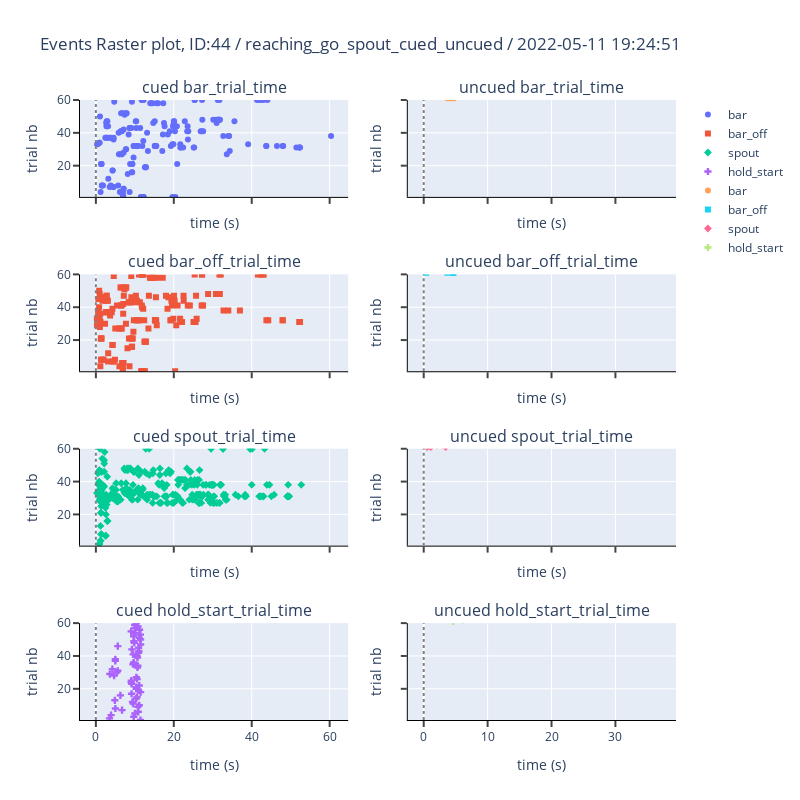
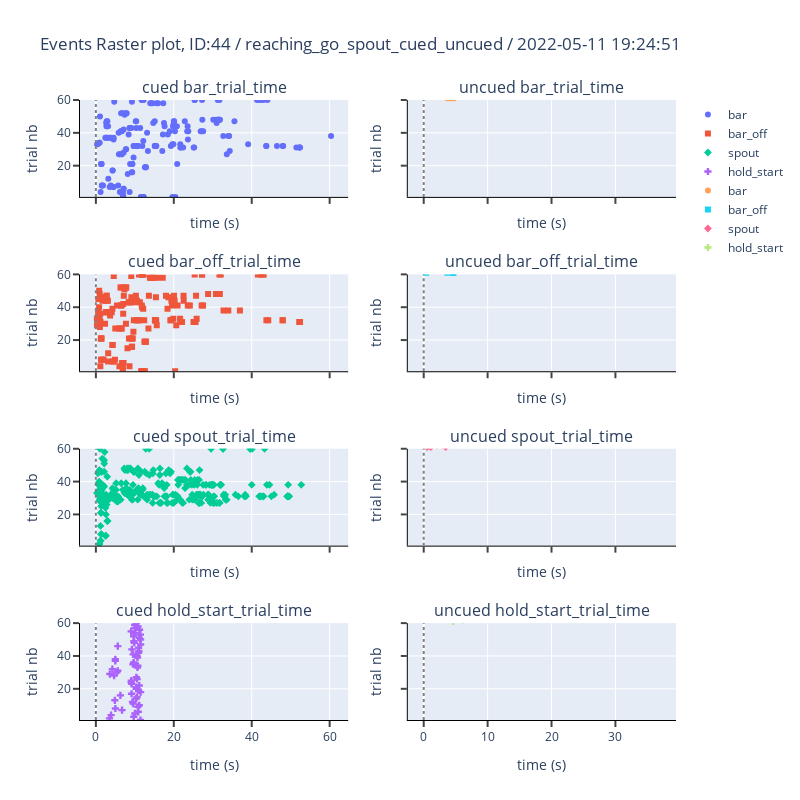

The cell these charts' notebook holds for them, in order:
### Code cell
session.plot_trials()

### Figure 1 — Plotly figure (JSON) as saved in the notebook; plotly's stock layout.template omitted (floating-point values rounded to 4 significant figures; data arrays with more than 128 entries replaced by an {"elided": "..."} marker saying what was removed)
{"data": [{"marker": {"symbol": "circle"}, "mode": "markers", "name": "bar", "type": "scatter", "x": {"elided": "184 float values"}, "xaxis": "x", "y": {"elided": "184 int values"}, "yaxis": "y"}, {"marker": {"symbol": "square"}, "mode": "markers", "name": "bar_off", "type": "scatter", "x": {"elided": "183 float values"}, "xaxis": "x3", "y": {"elided": "183 int values"}, "yaxis": "y3"}, {"marker": {"symbol": "diamond"}, "mode": "markers", "name": "spout", "type": "scatter", "x": {"elided": "286 float values"}, "xaxis": "x5", "y": {"elided": "286 int values"}, "yaxis": "y5"}, {"marker": {"symbol": "cross"}, "mode": "markers", "name": "hold_start", "type": "scatter", "x": [11.44, 3.504, 9.718, 3.903, 10.01, 10.88, 6.714, 5.004, 10.77, 11.14, 9.569, 9.391, 4.873, 10.35, 10.56, 6.297, 9.155, 11.49, 10.97, 10.36, 10.38, 11.13, 9.203, 9.06, 9.088, 10.58, 10.39, 4.674, 3.597, 5.389, 5.625, 4.235, 10.68, 10.79, 9.519, 9.712, 4.984, 4.995, 10.69, 10.59, 9.565, 10.98, 11.02, 9.243, 10.96, 5.625, 11.49, 9.863, 9.737, 11.48, 11.13, 9.693, 11.44, 10.13, 9.049, 11.21, 9.99, 10.83, 9.962, 10.38], "xaxis": "x7", "y": [1, 2, 3, 4, 5, 6, 7, 8, 9, 10, 11, 12, 13, 14, 15, 16, 17, 18, 19, 20, 21, 22, 23, 24, 25, 26, 27, 28, 29, 30, 31, 32, 33, 34, 35, 36, 37, 38, 39, 40, 41, 42, 43, 44, 45, 46, 47, 48, 49, 50, 51, 52, 53, 54, 55, 56, 57, 58, 59, 60], "yaxis": "y7"}, {"marker": {"symbol": "circle"}, "mode": "markers", "name": "bar", "type": "scatter", "x": {"elided": "488 float values"}, "xaxis": "x2", "y": {"elided": "488 int values"}, "yaxis": "y2"}, {"marker": {"symbol": "square"}, "mode": "markers", "name": "bar_off", "type": "scatter", "x": {"elided": "488 float values"}, "xaxis": "x4", "y": {"elided": "488 int values"}, "yaxis": "y4"}, {"marker": {"symbol": "diamond"}, "mode": "markers", "name": "spout", "type": "scatter", "x": [0.533, 1.11, 3.434, 2.073, 2.904, 3.401, 0.326, 0.489, 12.36, 13.5, 3.113, 15.04, 1.849, 6.23, 12.39, 14.88, 15.49, 15.65, 15.85, 16.07, 16.36, 17.0, 17.64, 17.83, 18, 18.05, 0.769, 3.381, 6.928, 0.168, 1.756, 2.884, 2.901, 2.925, 2.945, 13.67, 14.09, 14.97, 20.24, 20.47, 20.91, 21.88, 22.32, 6.324, 17.3, 17.52, 17.8, 17.27, 17.2, 17.56, 21.73, 23.53, 24.08, 24.97, 28.82, 32.9, 32.97, 33.54, 33.71, 33.95, 34.23, 34.5, 34.92, 35.26, 1.32, 7.335, 8.026, 12.73, 12.99, 13.6, 13.91, 6.78, 8.824, 9.007, 11.65, 19.92, 20.63, 6.211, 6.242, 14.83, 7.964, 0.8, 0.838, 1.478, 1.601, 1.638, 10.7, 19.74, 15.66, 16.31, 5.895, 5.925, 18.23, 15.88, 22.3, 2.38, 2.411, 25.22, 4.436, 11.44, 3.27, 26.49, 9.659, 11.44, 12.63, 12.99, 13.92, 19.91, 14.31, 11.53, 9.071, 9.998, 10.39, 12.82, 13.26, 6.166, 7.581, 7.789, 9.431, 15.04, 15.22, 3.122, 19.25, 17.94, 3.593, 24.84], "xaxis": "x6", "y": [61, 61, 61, 62, 62, 62, 63, 63, 64, 64, 65, 65, 66, 66, 66, 66, 66, 66, 66, 66, 66, 66, 66, 66, 66, 66, 67, 68, 69, 70, 70, 70, 70, 70, 70, 70, 70, 70, 70, 70, 70, 70, 70, 71, 71, 71, 71, 73, 74, 74, 74, 74, 74, 74, 74, 74, 74, 74, 74, 74, 74, 74, 74, 74, 75, 75, 75, 75, 75, 75, 75, 76, 76, 76, 76, 76, 76, 78, 78, 79, 80, 81, 81, 81, 81, 81, 82, 82, 83, 84, 86, 86, 87, 88, 88, 89, 89, 89, 90, 90, 92, 92, 94, 94, 94, 94, 94, 95, 96, 97, 98, 98, 98, 98, 98, 99, 99, 99, 99, 99, 99, 100, 100, 101, 105, 105], "yaxis": "y6"}, {"marker": {"symbol": "cross"}, "mode": "markers", "name": "hold_start", "type": "scatter", "x": [4.609, 6.172, 4, 15.24, 7.818, 9.623, 23.27, 6.552, 10.45, 5.448, 9.888, 15.42, 32.54, 20.45, 12.46, 11.57, 13.5, 22.24, 19.87, 10.92, 4.57, 25.15, 20.69, 22.88, 22.93, 27.62, 23.92, 27.33, 30.75, 17.19, 19.2, 33.14, 29.77, 16.75, 25.35, 20.32, 30.58, 11.78, 10.37, 25.41, 23.02, 19.4, 5.771, 28.49, 30.01, 29.48], "xaxis": "x8", "y": [61, 62, 63, 64, 65, 66, 67, 68, 69, 70, 71, 72, 73, 74, 75, 76, 77, 78, 79, 80, 81, 82, 83, 84, 85, 86, 87, 88, 89, 90, 91, 92, 93, 94, 95, 96, 97, 98, 99, 100, 101, 102, 103, 104, 105, 106], "yaxis": "y8"}], "layout": {"annotations": [{"font": {"size": 16}, "showarrow": false, "text": "cued bar_trial_time", "x": 0.225, "xanchor": "center", "xref": "paper", "y": 1, "yanchor": "bottom", "yref": "paper"}, {"font": {"size": 16}, "showarrow": false, "text": "uncued bar_trial_time", "x": 0.775, "xanchor": "center", "xref": "paper", "y": 1, "yanchor": "bottom", "yref": "paper"}, {"font": {"size": 16}, "showarrow": false, "text": "cued bar_off_trial_time", "x": 0.225, "xanchor": "center", "xref": "paper", "y": 0.7188, "yanchor": "bottom", "yref": "paper"}, {"font": {"size": 16}, "showarrow": false, "text": "uncued bar_off_trial_time", "x": 0.775, "xanchor": "center", "xref": "paper", "y": 0.7188, "yanchor": "bottom", "yref": "paper"}, {"font": {"size": 16}, "showarrow": false, "text": "cued spout_trial_time", "x": 0.225, "xanchor": "center", "xref": "paper", "y": 0.4375, "yanchor": "bottom", "yref": "paper"}, {"font": {"size": 16}, "showarrow": false, "text": "uncued spout_trial_time", "x": 0.775, "xanchor": "center", "xref": "paper", "y": 0.4375, "yanchor": "bottom", "yref": "paper"}, {"font": {"size": 16}, "showarrow": false, "text": "cued hold_start_trial_time", "x": 0.225, "xanchor": "center", "xref": "paper", "y": 0.1562, "yanchor": "bottom", "yref": "paper"}, {"font": {"size": 16}, "showarrow": false, "text": "uncued hold_start_trial_time", "x": 0.775, "xanchor": "center", "xref": "paper", "y": 0.1562, "yanchor": "bottom", "yref": "paper"}], "height": 800, "shapes": [{"line": {"color": "Grey", "dash": "dot", "width": 2}, "type": "line", "x0": 0, "x1": 0, "xref": "x", "y0": 1, "y1": 60, "yref": "y"}, {"line": {"color": "Grey", "dash": "dot", "width": 2}, "type": "line", "x0": 0, "x1": 0, "xref": "x3", "y0": 1, "y1": 60, "yref": "y3"}, {"line": {"color": "Grey", "dash": "dot", "width": 2}, "type": "line", "x0": 0, "x1": 0, "xref": "x5", "y0": 1, "y1": 60, "yref": "y5"}, {"line": {"color": "Grey", "dash": "dot", "width": 2}, "type": "line", "x0": 0, "x1": 0, "xref": "x7", "y0": 1, "y1": 60, "yref": "y7"}, {"line": {"color": "Grey", "dash": "dot", "width": 2}, "type": "line", "x0": 0, "x1": 0, "xref": "x2", "y0": 1, "y1": 106, "yref": "y2"}, {"line": {"color": "Grey", "dash": "dot", "width": 2}, "type": "line", "x0": 0, "x1": 0, "xref": "x4", "y0": 1, "y1": 106, "yref": "y4"}, {"line": {"color": "Grey", "dash": "dot", "width": 2}, "type": "line", "x0": 0, "x1": 0, "xref": "x6", "y0": 1, "y1": 105, "yref": "y6"}, {"line": {"color": "Grey", "dash": "dot", "width": 2}, "type": "line", "x0": 0, "x1": 0, "xref": "x8", "y0": 1, "y1": 106, "yref": "y8"}], "title": {"text": "Events Raster plot, ID:44 / reaching_go_spout_cued_uncued / 2022-05-11 19:24:51"}, "width": 800, "xaxis": {"anchor": "y", "autorange": true, "domain": [0, 0.45], "linecolor": "black", "matches": "x7", "showline": true, "showticklabels": false, "tickfont": {"size": 12}, "ticklen": 6, "ticks": "outside", "tickwidth": 2, "title": {"text": "time (s)"}}, "xaxis2": {"anchor": "y2", "autorange": true, "domain": [0.55, 1], "linecolor": "black", "matches": "x8", "showline": true, "showticklabels": false, "tickfont": {"size": 12}, "ticklen": 6, "ticks": "outside", "tickwidth": 2, "title": {"text": "time (s)"}}, "xaxis3": {"anchor": "y3", "autorange": true, "domain": [0, 0.45], "linecolor": "black", "matches": "x7", "showline": true, "showticklabels": false, "tickfont": {"size": 12}, "ticklen": 6, "ticks": "outside", "tickwidth": 2, "title": {"text": "time (s)"}}, "xaxis4": {"anchor": "y4", "autorange": true, "domain": [0.55, 1], "linecolor": "black", "matches": "x8", "showline": true, "showticklabels": false, "tickfont": {"size": 12}, "ticklen": 6, "ticks": "outside", "tickwidth": 2, "title": {"text": "time (s)"}}, "xaxis5": {"anchor": "y5", "autorange": true, "domain": [0, 0.45], "linecolor": "black", "matches": "x7", "showline": true, "showticklabels": false, "tickfont": {"size": 12}, "ticklen": 6, "ticks": "outside", "tickwidth": 2, "title": {"text": "time (s)"}}, "xaxis6": {"anchor": "y6", "autorange": true, "domain": [0.55, 1], "linecolor": "black", "matches": "x8", "showline": true, "showticklabels": false, "tickfont": {"size": 12}, "ticklen": 6, "ticks": "outside", "tickwidth": 2, "title": {"text": "time (s)"}}, "xaxis7": {"anchor": "y7", "autorange": true, "domain": [0, 0.45], "linecolor": "black", "showline": true, "tickfont": {"size": 12}, "ticklen": 6, "ticks": "outside", "tickwidth": 2, "title": {"text": "time (s)"}}, "xaxis8": {"anchor": "y8", "autorange": true, "domain": [0.55, 1], "linecolor": "black", "showline": true, "tickfont": {"size": 12}, "ticklen": 6, "ticks": "outside", "tickwidth": 2, "title": {"text": "time (s)"}}, "yaxis": {"anchor": "x", "domain": [0.8438, 1], "linecolor": "black", "range": [1, 60], "showgrid": true, "showline": true, "tickfont": {"size": 12}, "ticklen": 6, "ticks": "outside", "tickwidth": 2, "title": {"text": "trial nb"}}, "yaxis2": {"anchor": "x2", "domain": [0.8438, 1], "linecolor": "black", "matches": "y", "range": [1, 106], "showgrid": true, "showline": true, "showticklabels": false, "tickfont": {"size": 12}, "ticklen": 6, "ticks": "outside", "tickwidth": 2, "title": {"text": "trial nb"}}, "yaxis3": {"anchor": "x3", "domain": [0.5625, 0.7188], "linecolor": "black", "range": [1, 60], "showgrid": true, "showline": true, "tickfont": {"size": 12}, "ticklen": 6, "ticks": "outside", "tickwidth": 2, "title": {"text": "trial nb"}}, "yaxis4": {"anchor": "x4", "domain": [0.5625, 0.7188], "linecolor": "black", "matches": "y3", "range": [1, 106], "showgrid": true, "showline": true, "showticklabels": false, "tickfont": {"size": 12}, "ticklen": 6, "ticks": "outside", "tickwidth": 2, "title": {"text": "trial nb"}}, "yaxis5": {"anchor": "x5", "domain": [0.2812, 0.4375], "linecolor": "black", "range": [1, 60], "showgrid": true, "showline": true, "tickfont": {"size": 12}, "ticklen": 6, "ticks": "outside", "tickwidth": 2, "title": {"text": "trial nb"}}, "yaxis6": {"anchor": "x6", "domain": [0.2812, 0.4375], "linecolor": "black", "matches": "y5", "range": [1, 105], "showgrid": true, "showline": true, "showticklabels": false, "tickfont": {"size": 12}, "ticklen": 6, "ticks": "outside", "tickwidth": 2, "title": {"text": "trial nb"}}, "yaxis7": {"anchor": "x7", "domain": [0, 0.1562], "linecolor": "black", "range": [1, 60], "showgrid": true, "showline": true, "tickfont": {"size": 12}, "ticklen": 6, "ticks": "outside", "tickwidth": 2, "title": {"text": "trial nb"}}, "yaxis8": {"anchor": "x8", "domain": [0, 0.1562], "linecolor": "black", "matches": "y7", "range": [1, 106], "showgrid": true, "showline": true, "showticklabels": false, "tickfont": {"size": 12}, "ticklen": 6, "ticks": "outside", "tickwidth": 2, "title": {"text": "trial nb"}}}}

### Figure 2 — Plotly figure (JSON) as saved in the notebook; plotly's stock layout.template omitted (floating-point values rounded to 4 significant figures; data arrays with more than 128 entries replaced by an {"elided": "..."} marker saying what was removed)
{"data": [{"marker": {"symbol": "circle"}, "mode": "markers", "name": "bar", "type": "scatter", "x": {"elided": "184 float values"}, "xaxis": "x", "y": {"elided": "184 int values"}, "yaxis": "y"}, {"marker": {"symbol": "square"}, "mode": "markers", "name": "bar_off", "type": "scatter", "x": {"elided": "183 float values"}, "xaxis": "x3", "y": {"elided": "183 int values"}, "yaxis": "y3"}, {"marker": {"symbol": "diamond"}, "mode": "markers", "name": "spout", "type": "scatter", "x": {"elided": "286 float values"}, "xaxis": "x5", "y": {"elided": "286 int values"}, "yaxis": "y5"}, {"marker": {"symbol": "cross"}, "mode": "markers", "name": "hold_start", "type": "scatter", "x": [11.44, 3.504, 9.718, 3.903, 10.01, 10.88, 6.714, 5.004, 10.77, 11.14, 9.569, 9.391, 4.873, 10.35, 10.56, 6.297, 9.155, 11.49, 10.97, 10.36, 10.38, 11.13, 9.203, 9.06, 9.088, 10.58, 10.39, 4.674, 3.597, 5.389, 5.625, 4.235, 10.68, 10.79, 9.519, 9.712, 4.984, 4.995, 10.69, 10.59, 9.565, 10.98, 11.02, 9.243, 10.96, 5.625, 11.49, 9.863, 9.737, 11.48, 11.13, 9.693, 11.44, 10.13, 9.049, 11.21, 9.99, 10.83, 9.962, 10.38], "xaxis": "x7", "y": [1, 2, 3, 4, 5, 6, 7, 8, 9, 10, 11, 12, 13, 14, 15, 16, 17, 18, 19, 20, 21, 22, 23, 24, 25, 26, 27, 28, 29, 30, 31, 32, 33, 34, 35, 36, 37, 38, 39, 40, 41, 42, 43, 44, 45, 46, 47, 48, 49, 50, 51, 52, 53, 54, 55, 56, 57, 58, 59, 60], "yaxis": "y7"}, {"marker": {"symbol": "circle"}, "mode": "markers", "name": "bar", "type": "scatter", "x": {"elided": "488 float values"}, "xaxis": "x2", "y": {"elided": "488 int values"}, "yaxis": "y2"}, {"marker": {"symbol": "square"}, "mode": "markers", "name": "bar_off", "type": "scatter", "x": {"elided": "488 float values"}, "xaxis": "x4", "y": {"elided": "488 int values"}, "yaxis": "y4"}, {"marker": {"symbol": "diamond"}, "mode": "markers", "name": "spout", "type": "scatter", "x": [0.533, 1.11, 3.434, 2.073, 2.904, 3.401, 0.326, 0.489, 12.36, 13.5, 3.113, 15.04, 1.849, 6.23, 12.39, 14.88, 15.49, 15.65, 15.85, 16.07, 16.36, 17.0, 17.64, 17.83, 18, 18.05, 0.769, 3.381, 6.928, 0.168, 1.756, 2.884, 2.901, 2.925, 2.945, 13.67, 14.09, 14.97, 20.24, 20.47, 20.91, 21.88, 22.32, 6.324, 17.3, 17.52, 17.8, 17.27, 17.2, 17.56, 21.73, 23.53, 24.08, 24.97, 28.82, 32.9, 32.97, 33.54, 33.71, 33.95, 34.23, 34.5, 34.92, 35.26, 1.32, 7.335, 8.026, 12.73, 12.99, 13.6, 13.91, 6.78, 8.824, 9.007, 11.65, 19.92, 20.63, 6.211, 6.242, 14.83, 7.964, 0.8, 0.838, 1.478, 1.601, 1.638, 10.7, 19.74, 15.66, 16.31, 5.895, 5.925, 18.23, 15.88, 22.3, 2.38, 2.411, 25.22, 4.436, 11.44, 3.27, 26.49, 9.659, 11.44, 12.63, 12.99, 13.92, 19.91, 14.31, 11.53, 9.071, 9.998, 10.39, 12.82, 13.26, 6.166, 7.581, 7.789, 9.431, 15.04, 15.22, 3.122, 19.25, 17.94, 3.593, 24.84], "xaxis": "x6", "y": [61, 61, 61, 62, 62, 62, 63, 63, 64, 64, 65, 65, 66, 66, 66, 66, 66, 66, 66, 66, 66, 66, 66, 66, 66, 66, 67, 68, 69, 70, 70, 70, 70, 70, 70, 70, 70, 70, 70, 70, 70, 70, 70, 71, 71, 71, 71, 73, 74, 74, 74, 74, 74, 74, 74, 74, 74, 74, 74, 74, 74, 74, 74, 74, 75, 75, 75, 75, 75, 75, 75, 76, 76, 76, 76, 76, 76, 78, 78, 79, 80, 81, 81, 81, 81, 81, 82, 82, 83, 84, 86, 86, 87, 88, 88, 89, 89, 89, 90, 90, 92, 92, 94, 94, 94, 94, 94, 95, 96, 97, 98, 98, 98, 98, 98, 99, 99, 99, 99, 99, 99, 100, 100, 101, 105, 105], "yaxis": "y6"}, {"marker": {"symbol": "cross"}, "mode": "markers", "name": "hold_start", "type": "scatter", "x": [4.609, 6.172, 4, 15.24, 7.818, 9.623, 23.27, 6.552, 10.45, 5.448, 9.888, 15.42, 32.54, 20.45, 12.46, 11.57, 13.5, 22.24, 19.87, 10.92, 4.57, 25.15, 20.69, 22.88, 22.93, 27.62, 23.92, 27.33, 30.75, 17.19, 19.2, 33.14, 29.77, 16.75, 25.35, 20.32, 30.58, 11.78, 10.37, 25.41, 23.02, 19.4, 5.771, 28.49, 30.01, 29.48], "xaxis": "x8", "y": [61, 62, 63, 64, 65, 66, 67, 68, 69, 70, 71, 72, 73, 74, 75, 76, 77, 78, 79, 80, 81, 82, 83, 84, 85, 86, 87, 88, 89, 90, 91, 92, 93, 94, 95, 96, 97, 98, 99, 100, 101, 102, 103, 104, 105, 106], "yaxis": "y8"}], "layout": {"annotations": [{"font": {"size": 16}, "showarrow": false, "text": "cued bar_trial_time", "x": 0.225, "xanchor": "center", "xref": "paper", "y": 1, "yanchor": "bottom", "yref": "paper"}, {"font": {"size": 16}, "showarrow": false, "text": "uncued bar_trial_time", "x": 0.775, "xanchor": "center", "xref": "paper", "y": 1, "yanchor": "bottom", "yref": "paper"}, {"font": {"size": 16}, "showarrow": false, "text": "cued bar_off_trial_time", "x": 0.225, "xanchor": "center", "xref": "paper", "y": 0.7188, "yanchor": "bottom", "yref": "paper"}, {"font": {"size": 16}, "showarrow": false, "text": "uncued bar_off_trial_time", "x": 0.775, "xanchor": "center", "xref": "paper", "y": 0.7188, "yanchor": "bottom", "yref": "paper"}, {"font": {"size": 16}, "showarrow": false, "text": "cued spout_trial_time", "x": 0.225, "xanchor": "center", "xref": "paper", "y": 0.4375, "yanchor": "bottom", "yref": "paper"}, {"font": {"size": 16}, "showarrow": false, "text": "uncued spout_trial_time", "x": 0.775, "xanchor": "center", "xref": "paper", "y": 0.4375, "yanchor": "bottom", "yref": "paper"}, {"font": {"size": 16}, "showarrow": false, "text": "cued hold_start_trial_time", "x": 0.225, "xanchor": "center", "xref": "paper", "y": 0.1562, "yanchor": "bottom", "yref": "paper"}, {"font": {"size": 16}, "showarrow": false, "text": "uncued hold_start_trial_time", "x": 0.775, "xanchor": "center", "xref": "paper", "y": 0.1562, "yanchor": "bottom", "yref": "paper"}], "height": 800, "shapes": [{"line": {"color": "Grey", "dash": "dot", "width": 2}, "type": "line", "x0": 0, "x1": 0, "xref": "x", "y0": 1, "y1": 60, "yref": "y"}, {"line": {"color": "Grey", "dash": "dot", "width": 2}, "type": "line", "x0": 0, "x1": 0, "xref": "x3", "y0": 1, "y1": 60, "yref": "y3"}, {"line": {"color": "Grey", "dash": "dot", "width": 2}, "type": "line", "x0": 0, "x1": 0, "xref": "x5", "y0": 1, "y1": 60, "yref": "y5"}, {"line": {"color": "Grey", "dash": "dot", "width": 2}, "type": "line", "x0": 0, "x1": 0, "xref": "x7", "y0": 1, "y1": 60, "yref": "y7"}, {"line": {"color": "Grey", "dash": "dot", "width": 2}, "type": "line", "x0": 0, "x1": 0, "xref": "x2", "y0": 1, "y1": 106, "yref": "y2"}, {"line": {"color": "Grey", "dash": "dot", "width": 2}, "type": "line", "x0": 0, "x1": 0, "xref": "x4", "y0": 1, "y1": 106, "yref": "y4"}, {"line": {"color": "Grey", "dash": "dot", "width": 2}, "type": "line", "x0": 0, "x1": 0, "xref": "x6", "y0": 1, "y1": 105, "yref": "y6"}, {"line": {"color": "Grey", "dash": "dot", "width": 2}, "type": "line", "x0": 0, "x1": 0, "xref": "x8", "y0": 1, "y1": 106, "yref": "y8"}], "title": {"text": "Events Raster plot, ID:44 / reaching_go_spout_cued_uncued / 2022-05-11 19:24:51"}, "width": 800, "xaxis": {"anchor": "y", "autorange": true, "domain": [0, 0.45], "linecolor": "black", "matches": "x7", "showline": true, "showticklabels": false, "tickfont": {"size": 12}, "ticklen": 6, "ticks": "outside", "tickwidth": 2, "title": {"text": "time (s)"}}, "xaxis2": {"anchor": "y2", "autorange": true, "domain": [0.55, 1], "linecolor": "black", "matches": "x8", "showline": true, "showticklabels": false, "tickfont": {"size": 12}, "ticklen": 6, "ticks": "outside", "tickwidth": 2, "title": {"text": "time (s)"}}, "xaxis3": {"anchor": "y3", "autorange": true, "domain": [0, 0.45], "linecolor": "black", "matches": "x7", "showline": true, "showticklabels": false, "tickfont": {"size": 12}, "ticklen": 6, "ticks": "outside", "tickwidth": 2, "title": {"text": "time (s)"}}, "xaxis4": {"anchor": "y4", "autorange": true, "domain": [0.55, 1], "linecolor": "black", "matches": "x8", "showline": true, "showticklabels": false, "tickfont": {"size": 12}, "ticklen": 6, "ticks": "outside", "tickwidth": 2, "title": {"text": "time (s)"}}, "xaxis5": {"anchor": "y5", "autorange": true, "domain": [0, 0.45], "linecolor": "black", "matches": "x7", "showline": true, "showticklabels": false, "tickfont": {"size": 12}, "ticklen": 6, "ticks": "outside", "tickwidth": 2, "title": {"text": "time (s)"}}, "xaxis6": {"anchor": "y6", "autorange": true, "domain": [0.55, 1], "linecolor": "black", "matches": "x8", "showline": true, "showticklabels": false, "tickfont": {"size": 12}, "ticklen": 6, "ticks": "outside", "tickwidth": 2, "title": {"text": "time (s)"}}, "xaxis7": {"anchor": "y7", "autorange": true, "domain": [0, 0.45], "linecolor": "black", "showline": true, "tickfont": {"size": 12}, "ticklen": 6, "ticks": "outside", "tickwidth": 2, "title": {"text": "time (s)"}}, "xaxis8": {"anchor": "y8", "autorange": true, "domain": [0.55, 1], "linecolor": "black", "showline": true, "tickfont": {"size": 12}, "ticklen": 6, "ticks": "outside", "tickwidth": 2, "title": {"text": "time (s)"}}, "yaxis": {"anchor": "x", "domain": [0.8438, 1], "linecolor": "black", "range": [1, 60], "showgrid": true, "showline": true, "tickfont": {"size": 12}, "ticklen": 6, "ticks": "outside", "tickwidth": 2, "title": {"text": "trial nb"}}, "yaxis2": {"anchor": "x2", "domain": [0.8438, 1], "linecolor": "black", "matches": "y", "range": [1, 106], "showgrid": true, "showline": true, "showticklabels": false, "tickfont": {"size": 12}, "ticklen": 6, "ticks": "outside", "tickwidth": 2, "title": {"text": "trial nb"}}, "yaxis3": {"anchor": "x3", "domain": [0.5625, 0.7188], "linecolor": "black", "range": [1, 60], "showgrid": true, "showline": true, "tickfont": {"size": 12}, "ticklen": 6, "ticks": "outside", "tickwidth": 2, "title": {"text": "trial nb"}}, "yaxis4": {"anchor": "x4", "domain": [0.5625, 0.7188], "linecolor": "black", "matches": "y3", "range": [1, 106], "showgrid": true, "showline": true, "showticklabels": false, "tickfont": {"size": 12}, "ticklen": 6, "ticks": "outside", "tickwidth": 2, "title": {"text": "trial nb"}}, "yaxis5": {"anchor": "x5", "domain": [0.2812, 0.4375], "linecolor": "black", "range": [1, 60], "showgrid": true, "showline": true, "tickfont": {"size": 12}, "ticklen": 6, "ticks": "outside", "tickwidth": 2, "title": {"text": "trial nb"}}, "yaxis6": {"anchor": "x6", "domain": [0.2812, 0.4375], "linecolor": "black", "matches": "y5", "range": [1, 105], "showgrid": true, "showline": true, "showticklabels": false, "tickfont": {"size": 12}, "ticklen": 6, "ticks": "outside", "tickwidth": 2, "title": {"text": "trial nb"}}, "yaxis7": {"anchor": "x7", "domain": [0, 0.1562], "linecolor": "black", "range": [1, 60], "showgrid": true, "showline": true, "tickfont": {"size": 12}, "ticklen": 6, "ticks": "outside", "tickwidth": 2, "title": {"text": "trial nb"}}, "yaxis8": {"anchor": "x8", "domain": [0, 0.1562], "linecolor": "black", "matches": "y7", "range": [1, 106], "showgrid": true, "showline": true, "showticklabels": false, "tickfont": {"size": 12}, "ticklen": 6, "ticks": "outside", "tickwidth": 2, "title": {"text": "trial nb"}}}}
